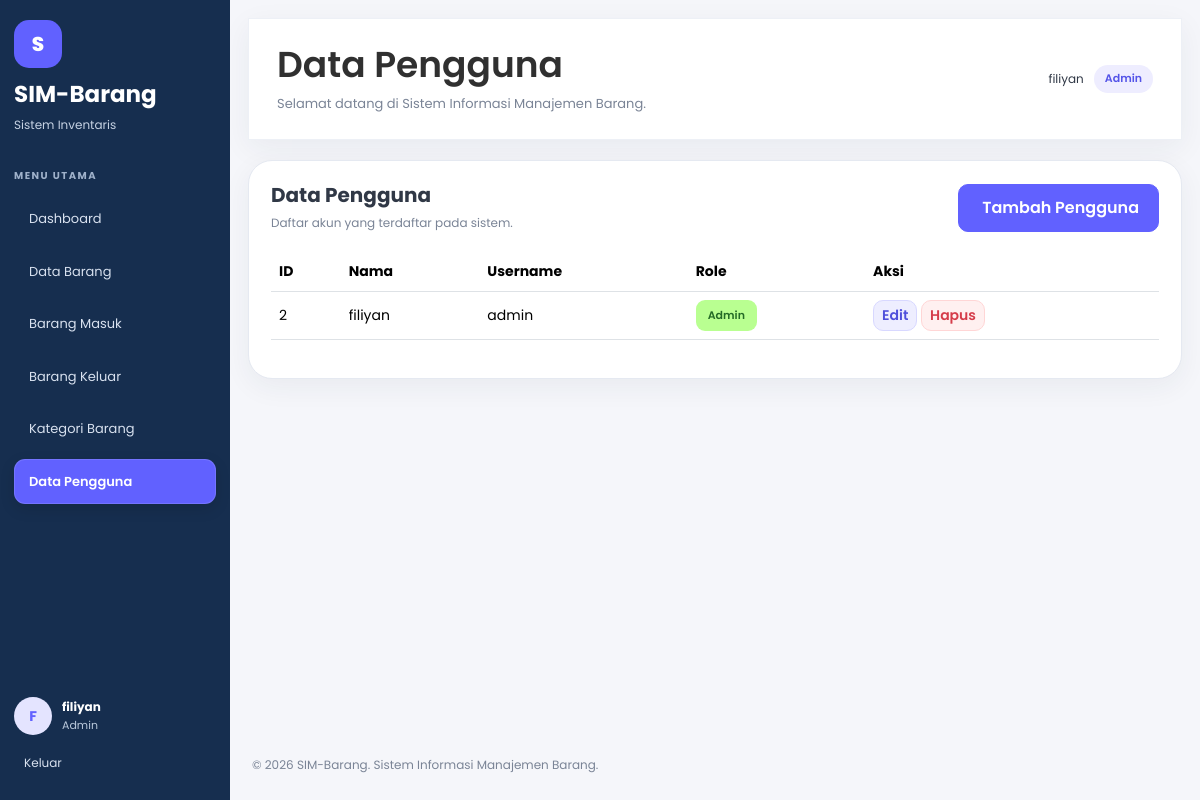
The app's page /index.php?page=users (signed in) with its own data.
### tables this page shows
CREATE TABLE `users` (
  `id_users` int NOT NULL,
  `nama` varchar(255) NOT NULL,
  `username` varchar(255) NOT NULL,
  `password` varchar(255) NOT NULL,
  `role` enum('User','Admin') NOT NULL
);

### pages/users.php (the view, shortened to what this page needs)
<?php
$userList = $pdo->query(
    'SELECT id_users, nama, username, role
     FROM users
     ORDER BY id_users DESC'
)->fetchAll(PDO::FETCH_ASSOC);
?>
<section class="content-card">
    <div class="section-heading">
        <div>
            <h2>Data Pengguna</h2>
            <p>Daftar akun yang terdaftar pada sistem.</p>
        </div>
        <button type="button" class="btn btn-primary" data-bs-toggle="modal" data-bs-target="#modalTambahUser">
            <i class="bi bi-person-plus me-1"></i> Tambah Pengguna
        </button>
    </div>
    <div class="table-responsive">
        <table class="table align-middle" id="tabel-users">
            <thead>
                <tr>
                    <th>ID</th>
                    <th>Nama</th>
                    <th>Username</th>
                    <th>Role</th>
                    <th>Aksi</th>
                </tr>
            </thead>
            <tbody>
                <?php foreach ($userList as $row): ?>
                    <tr>
                        <td><?= (int) $row['id_users'] ?></td>
                        <td><?= h($row['nama']) ?></td>
                        <td><?= h($row['username']) ?></td>
                        <td>
                            <span class="status-badge">
                                <?= h($row['role']) ?>
                            </span>
                        </td>
                        <td>
                            <button type="button"
                                class="btn btn-sm btn-edit"
                                data-bs-toggle="modal"
                                data-bs-target="#modalEditUser"
                                data-id="<?= (int) $row['id_users'] ?>"
                                data-nama="<?= h($row['nama']) ?>"
                                data-username="<?= h($row['username']) ?>"
                                data-role="<?= h($row['role']) ?>">
                                <i class="bi bi-pencil-square"></i> Edit
                            </button>
                            <form method="post"
                                action="prosesusers.php"
                                class="d-inline"
                                onsubmit="return confirm('Yakin ingin menghapus akun <?= h($row['username']) ?>?');">
                                <button type="submit" class="btn btn-sm btn-delete">
                                    <i class="bi bi-trash"></i> Hapus
                                </button>
                            </form>
                        </td>
                    </tr>
                <?php endforeach; ?>
            </tbody>
        </table>
    </div>
</section>

### styles.css (style rules this page uses)
:root { --navy: #162e4f; --purple: #6161ff; --purple-hover: #4d4de8; --background: #f5f6fa; --white: #ffffff; --text: #303846; --muted: #7a8496; --border: #e5e9f1; --success-bg: #b9ff91; --shadow: 0 8px 28px rgba(30, 45, 75, 0.06); }
* { box-sizing: border-box; }
html { min-height: 100%; scroll-behavior: smooth; }
body { margin: 0; min-height: 100vh; background: var(--background); color: var(--text); font-family: 'Poppins', sans-serif; font-size: 14px; line-height: 1.6; }
button, input, select, textarea { font: inherit; }
.content-card { width: 100%; min-width: 0; margin-bottom: 22px; padding: 28px; overflow: hidden; background: var(--white); border: 1px solid var(--border); border-radius: 24px; box-shadow: var(--shadow); }
.section-heading { display: flex; align-items: center; justify-content: space-between; flex-wrap: wrap; gap: 16px; margin-bottom: 20px; }
.section-heading h2 { margin: 0 0 6px; color: #303846; font-size: 20px; font-weight: 700; }
.section-heading p { margin: 0; color: var(--muted); font-size: 12px; }
.btn { border-radius: 10px; font-weight: 600; transition: background-color 0.2s ease, transform 0.2s ease, box-shadow 0.2s ease; }
.btn-primary { padding: 11px 19px; border-color: var(--purple); background: var(--purple); color: white; }
.table-responsive { display: block; width: 100%; max-width: 100%; overflow-x: auto; overflow-y: hidden; border-radius: 14px; -webkit-overflow-scrolling: touch; }
.status-badge { display: inline-flex; align-items: center; justify-content: center; padding: 7px 12px; border-radius: 9px; background: var(--success-bg); color: #246b27; font-size: 11px; font-weight: 600; white-space: nowrap; }
@media (max-width: 1200px) { .content-card { padding: 22px; } }
.btn-edit { background: #eeeeff; border: 1px solid #d8d8ff; color: #5050db; }
.btn-delete { background: #fff0f0; border: 1px solid #ffd6d6; color: #d53c4a; }
.table-responsive { overflow-y: visible; }

### records on screen
users: id_users "2", nama "filiyan", username "admin", role "Admin"

### other values on screen
$label "Dashboard"
$label "Data Barang"
$label "Barang Masuk"
$label "Barang Keluar"
$label "Kategori Barang"
$label "Data Pengguna"
substr($namaPengguna, 0, 1) "F"
$namaPengguna "filiyan"
$role "Admin"
$judul "Data Pengguna"
